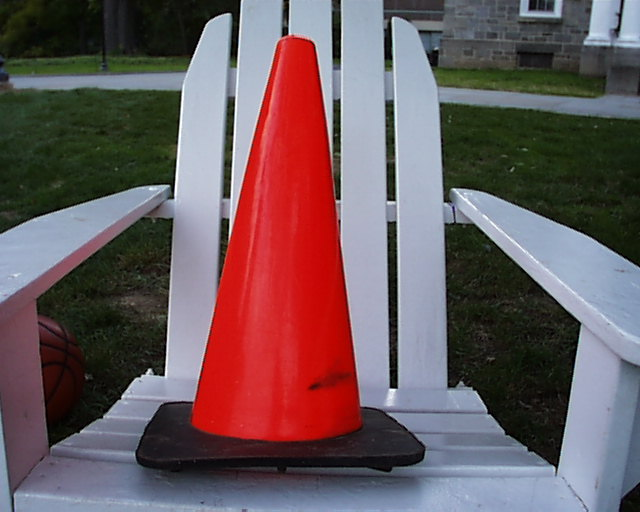
#> input picture Project2_ImageRetrieval/data/test_subset/pic.0276.jpg, 640 x 512 px
$ python visualize_results.py ../../Project2_ImageRetrieval/data/test_subset/pic.0276.jpg ../../Project2_ImageRetrieval/data/test_subset/pic.0277.jpg ../../Project2_ImageRetrieval/data/test_subset/pic.0277.jpg
#> lines starting #> are read from the running program, lines starting #| are printed output that depends on the picture; after the words box and inside, x2 and y2 are one past the last pixel; in counts of white or black regions, pixels touching at a corner belong together
#!/usr/bin/env python3
"""
Author: Shamya Haria
Date: February 5, 2026
Purpose: Visualizes retrieval results as a grid of target and matched images
"""

import cv2
import numpy as np
import sys
import os

def create_result_grid(target_path, match_paths, output_path, title="Results"):
    """Creates 2x3 grid showing target image and top 5 matches"""
#> called with title = 'Results'
    target = cv2.imread(target_path)
#> target is the input picture: shape (512, 640, 3); mean B, G, R 92.5, 88.6, 106.8
    if target is None:
        print(f"Error: Could not read {target_path}")
        return

    # Resize to standard dimensions
    target_height = 300
    aspect_ratio = target.shape[1] / target.shape[0]
#> aspect_ratio = 1.25
    target_width = int(target_height * aspect_ratio)
#> target_width = 375
    target_resized = cv2.resize(target, (target_width, target_height))
    cv2.putText(target_resized, "Target", (10, 30), cv2.FONT_HERSHEY_SIMPLEX, 1, (0, 255, 0), 2)
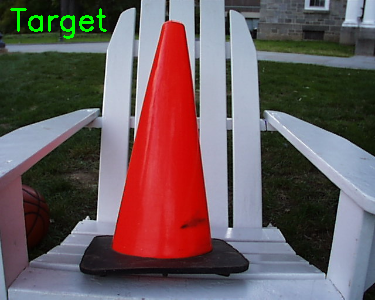
#> target_resized: shape (300, 375, 3); mean B, G, R 92.2, 90, 106.6

    # Process match images
    match_images = []
    for i, match_path in enumerate(match_paths[:5]):
        img = cv2.imread(match_path)
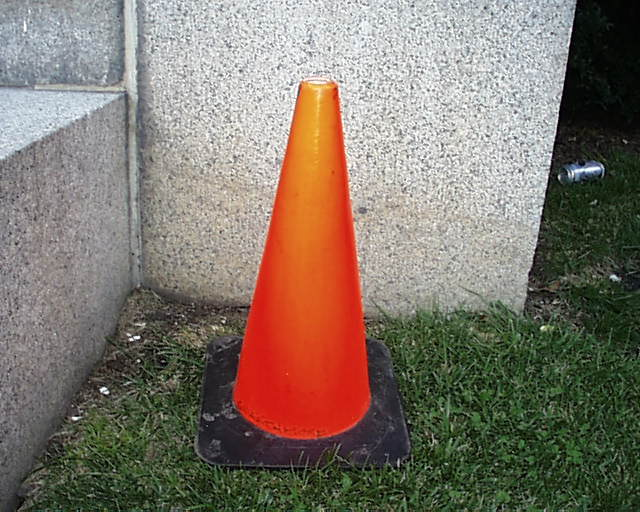
#> input picture Project2_ImageRetrieval/data/test_subset/pic.0277.jpg, 640 x 512 px
#> img is the input picture: shape (512, 640, 3); mean B, G, R 106.3, 117.8, 128.1
        if img is not None:
            img_resized = cv2.resize(img, (target_width, target_height))
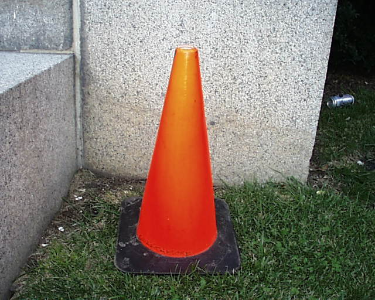
#> img_resized: shape (300, 375, 3); mean B, G, R 106.2, 117.7, 128
            cv2.putText(img_resized, f"Match {i+1}", (10, 30), cv2.FONT_HERSHEY_SIMPLEX, 1, (0, 255, 0), 2)
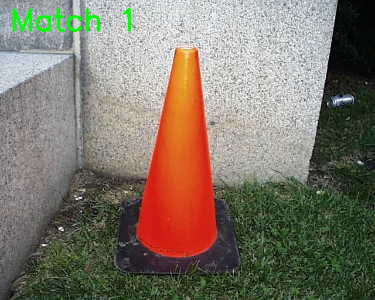
#> img_resized: shape (300, 375, 3); 0.71% of pixels changed, all inside (x1, y1, x2, y2) = (13, 8, 131, 32)
            match_images.append(img_resized)

    # Arrange in 2x3 grid
    row1 = [target_resized] + match_images[:2]
#> row1 = 2 items
    row2 = match_images[2:5]
#> row2 = []

    while len(row2) < 3:
        row2.append(np.zeros_like(target_resized))
#> this loop made 3 passes
#> after the loop, row2 = 3 items

    top_row = np.hstack(row1)
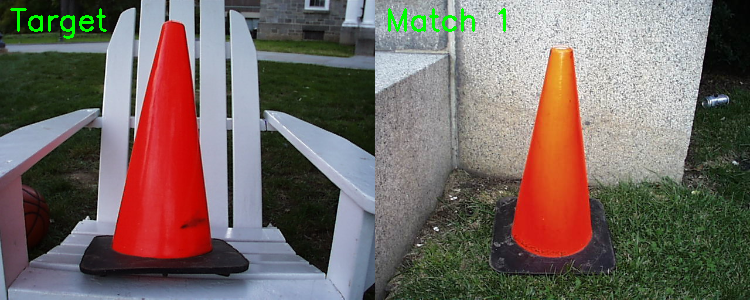
#> top_row: shape (300, 750, 3); mean of channels 0, 1, 2 98.6, 104.1, 116.7; drawn as B, G, R
    bottom_row = np.hstack(row2)
#> bottom_row: shape (300, 1125, 3); every value is 0
#> (the run stopped early here; a loop or call above may not have finished)
